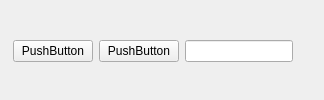
     <widget class="QFrame" name="top_bar">
      <property name="sizePolicy">
       <sizepolicy hsizetype="Preferred" vsizetype="Maximum">
        <horstretch>0</horstretch>
        <verstretch>0</verstretch>
       </sizepolicy>
      </property>
      <layout class="QHBoxLayout" name="horizontalLayout_15">
       <property name="leftMargin">
        <number>0</number>
       </property>
       <property name="topMargin">
        <number>2</number>
       </property>
       <property name="rightMargin">
        <number>5</number>
       </property>
       <property name="bottomMargin">
        <number>0</number>
       </property>
       <item>
        <widget class="QLabel" name="SVGLabel">
         <property name="maximumSize">
          <size>
           <width>222</width>
           <height>50</height>
          </size>
         </property>
         <property name="autoFillBackground">
          <bool>false</bool>
         </property>
         <property name="text">
          <string/>
         </property>
         <property name="textFormat">
          <enum>Qt::RichText</enum>
         </property>
         <property name="pixmap">
          <pixmap>bender3.svg</pixmap>
         </property>
         <property name="scaledContents">
          <bool>true</bool>
         </property>
         <property name="alignment">
          <set>Qt::AlignBottom|Qt::AlignLeading|Qt::AlignLeft</set>
         </property>
         <property name="wordWrap">
          <bool>false</bool>
         </property>
         <property name="margin">
          <number>0</number>
         </property>
         <property name="indent">
          <number>0</number>
         </property>
         <property name="textInteractionFlags">
          <set>Qt::NoTextInteraction</set>
         </property>
        </widget>
       </item>
       <item>
        <widget class="QPushButton" name="pushButton_10">
         <property name="text">
          <string>PushButton</string>
         </property>
        </widget>
       </item>
       <item>
        <widget class="QPushButton" name="pushButton_16">
         <property name="text">
          <string>PushButton</string>
         </property>
        </widget>
       </item>
       <item>
        <widget class="QLineEdit" name="lineEdit_14"/>
       </item>
       <item>
        <widget class="QLabel" name="total_btc_label">
         <property name="text">
          <string/>
         </property>
        </widget>
       </item>
       <item>
        <widget class="QLabel" name="total_usd_label">
         <property name="text">
          <string/>
         </property>
        </widget>
       </item>
      </layout>
     </widget>
